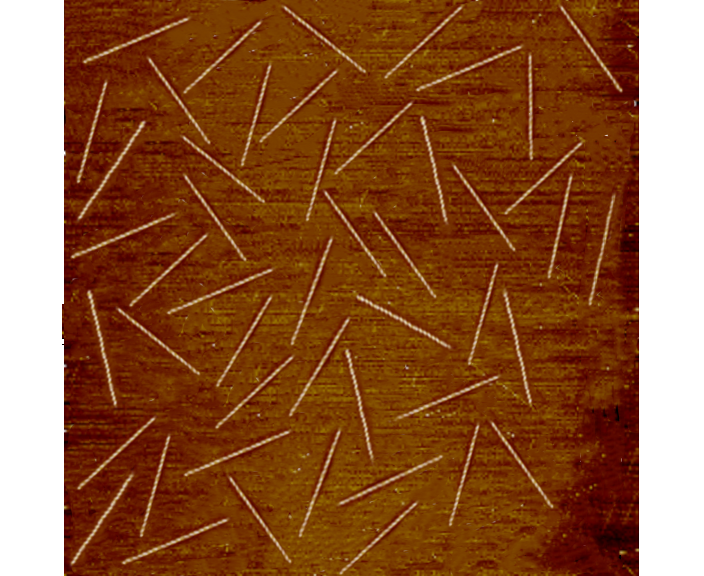
#> input picture val/11.png, 704 x 576 px, found by its file name; its folder holds only this picture in this run
$ python brightness.py
#> lines starting #> are read from the running program, lines starting #| are printed output that depends on the picture; after the words box and inside, x2 and y2 are one past the last pixel; in counts of white or black regions, pixels touching at a corner belong together
#> in read_directory, img is the input picture: shape (576, 704, 3); mean B, G, R 51.6, 88, 141.3
import cv2
import os
import numpy as np
from shutil import copy

def _brightness(image, min=0.5, max=1.0):
    '''
    Randomly change the brightness of the input image.
    Protected against overflow.
    '''
#> called with min = 0.5, max = 2
    hsv = cv2.cvtColor(image,cv2.COLOR_RGB2HSV)
#> hsv: shape (576, 704, 3); mean H, S, V 9.6, 200.8, 141.3

    random_br = np.random.uniform(min,max)
    #random_br=1.9
    #To protect against overflow: Calculate a mask for all pixels
    #where adjustment of the brightness would exceed the maximum
    #brightness value and set the value to the maximum at those pixels.
    mask = hsv[:,:,2] * random_br > 255
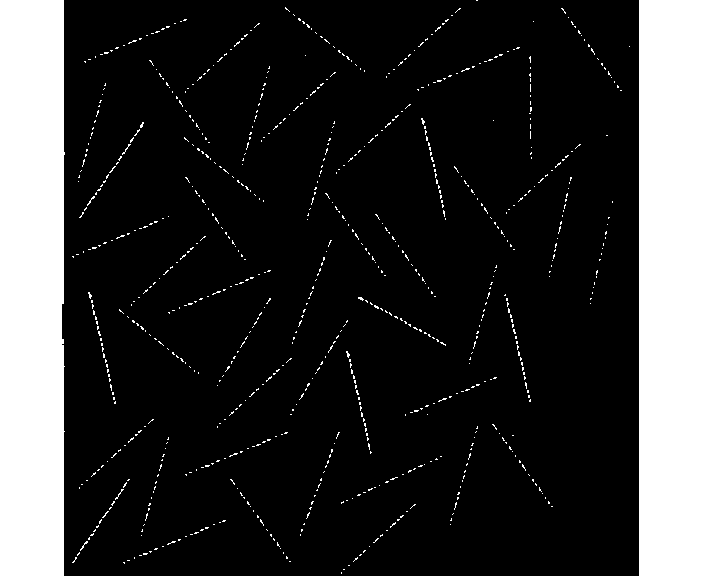
#> mask: shape (576, 704) bool; 19.3% white; 818 white regions (816 under 20 px), largest, box (x1, y1, x2, y2) and area: (639, 0, 704, 576) 37440, (0, 0, 65, 576) 36797
    v_channel = np.where(mask, 255, hsv[:,:,2] * random_br)
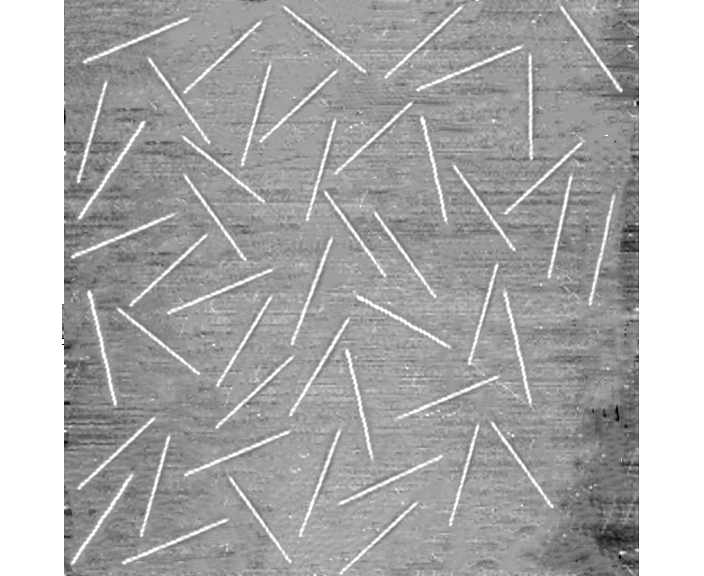
#> v_channel: shape (576, 704) float64; min 0, max 255, mean 171.7
    hsv[:,:,2] = v_channel
#> hsv: shape (576, 704, 3); mean H, S, V 9.6, 200.8, 171.3

    return cv2.cvtColor(hsv,cv2.COLOR_HSV2RGB)
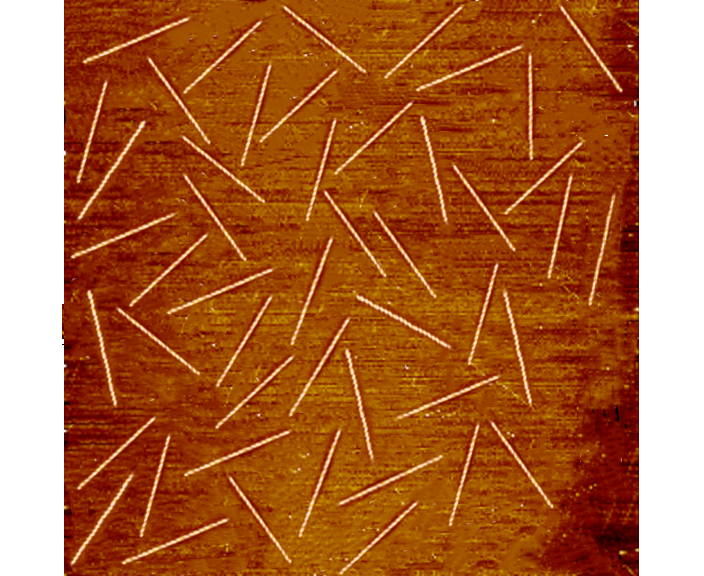
#> returned value: shape (576, 704, 3); mean R, G, B 171.3, 100.8, 53.1

def random_bright(img):
    img = cv2.cvtColor(img, cv2.COLOR_BGR2RGB)
    brightness = (0.5, 2, 0.5)
    img = _brightness(img, min=brightness[0], max=brightness[1])
    return img


# this function is for read image,the input is directory name
def read_directory(input_dir, output_dir , ext):
    for filename in os.listdir(input_dir):
        if filename.endswith(ext):
            img = cv2.imread(input_dir + "/" + filename)
            print(input_dir + "/" + filename)
            #print(img)
            img = random_bright(img)
            cv2.imwrite(output_dir + "/" + filename, img)

def copy_json_label(input_dir, output_dir):
    for filename in os.listdir(input_dir):
        if filename.endswith('json'):
            origin_file_path = input_dir + "/" + filename
            target_file_path = output_dir + "/" + filename
            #cmd = 'copy '+origin_file_path+' '+target_file_path+' '+'/B'
            #print(cmd)

            copy(origin_file_path, target_file_path)
            #os.system('copy '+origin_file_path+' '+target_file_path)

input_dir = r'C:/Users/Administrator/Desktop/CystalDetection-master/val'
output_dir = r'C:/Users/Administrator/Desktop/CystalDetection-master/1'
ext='.png'

copy_json_label(input_dir, output_dir)
read_directory(input_dir, output_dir, ext)

$ run again, on val/20.png
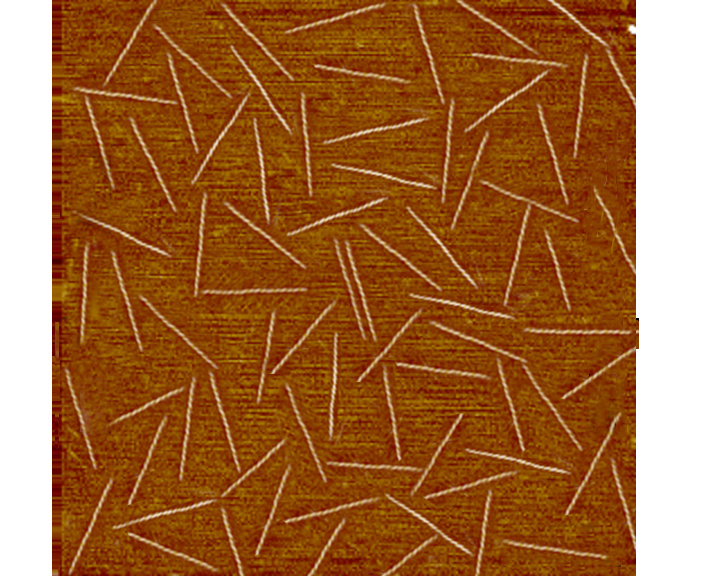
#> input picture val/20.png, 704 x 576 px, found by its file name
#> in read_directory, img is the input picture: shape (576, 704, 3); mean B, G, R 51.7, 102.1, 159.4
#> in _brightness, `mask = hsv[:,:,2] * random_br > 255`:
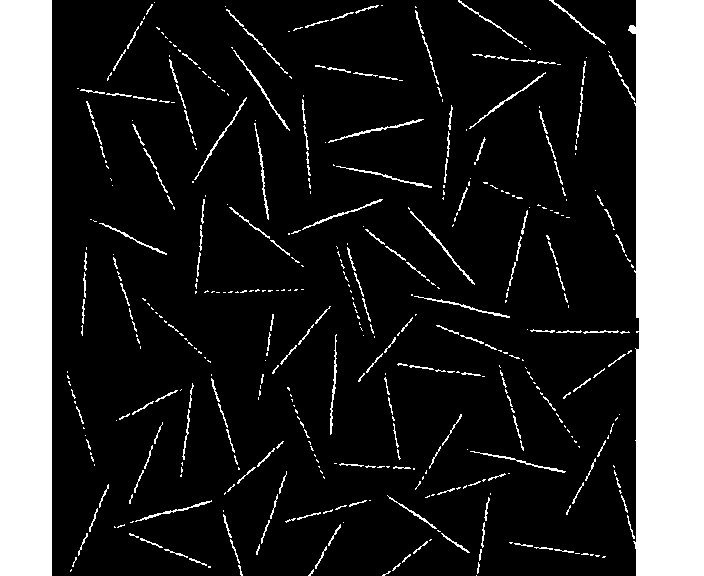
#> mask: shape (576, 704) bool; 19.8% white; 473 white regions (299 under 20 px), largest, box (x1, y1, x2, y2) and area: (628, 0, 704, 576) 39157, (0, 0, 52, 576) 29952, (328, 119, 424, 143) 217
#> in _brightness, `return cv2.cvtColor(hsv,cv2.COLOR_HSV2RGB)`:
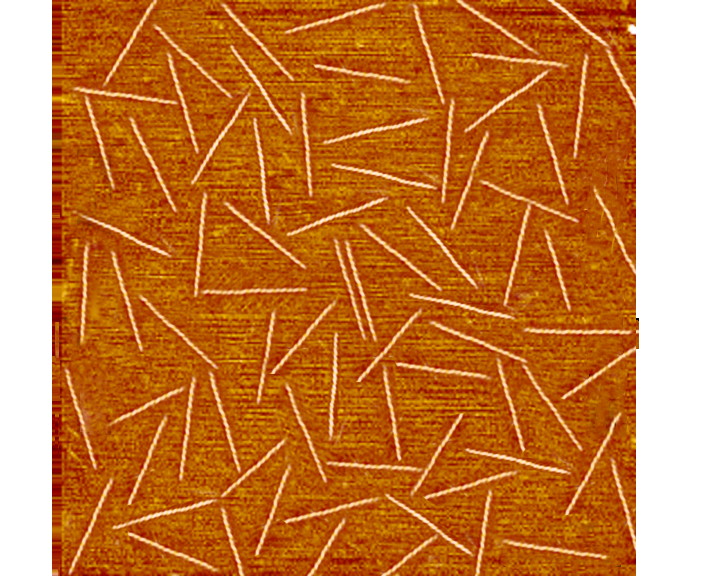
#> returned value: shape (576, 704, 3); mean R, G, B 195.9, 120, 53.9
